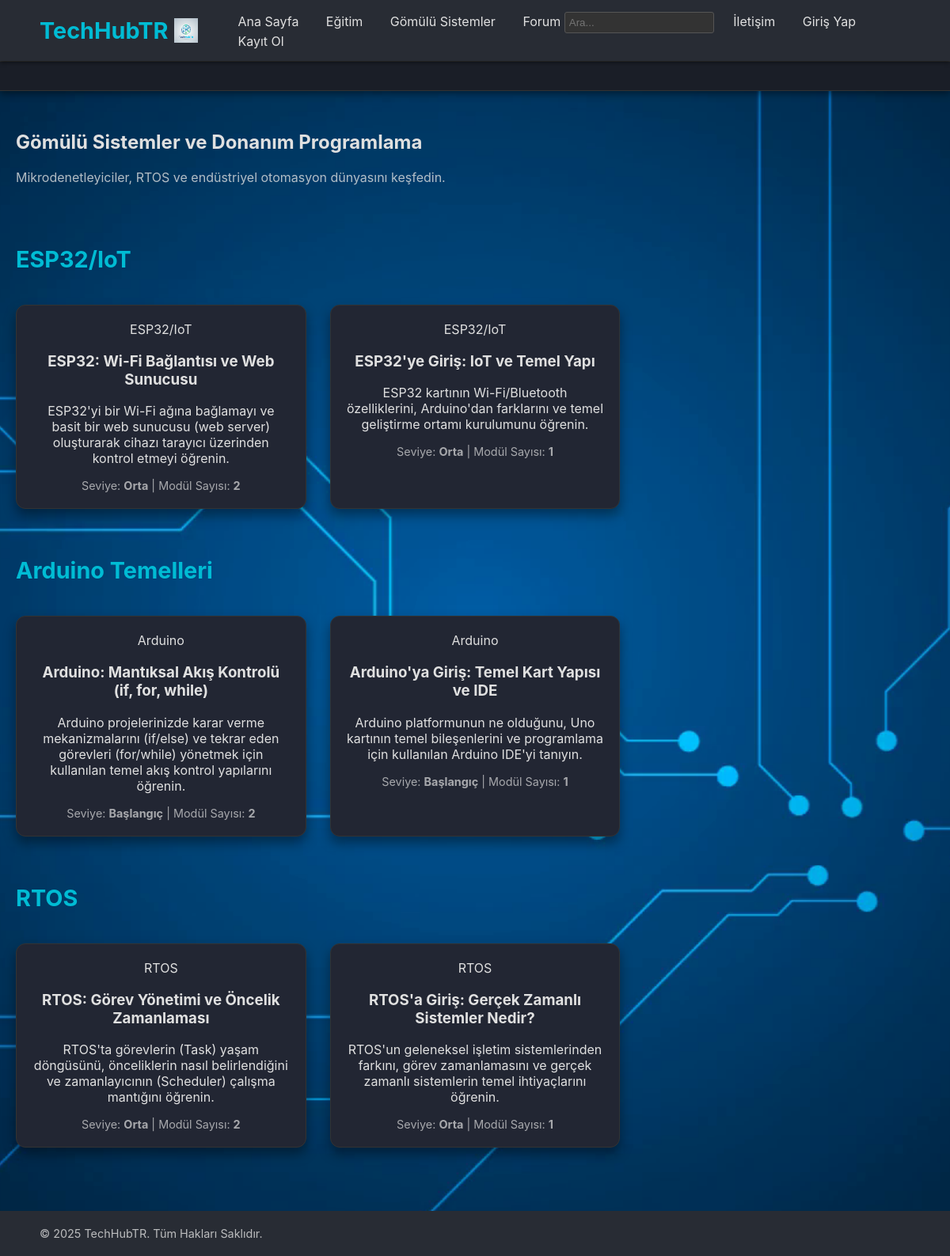
/gomulu, run on the app's committed database.
### app.py (models this page shows)
class Lesson(db.Model):
    id = db.Column(db.Integer, primary_key=True)
    title = db.Column(db.String(150), nullable=False)
    slug = db.Column(db.String(150), unique=True, nullable=False)
    main_category = db.Column(db.String(50), nullable=False)
    sub_category = db.Column(db.String(50), nullable=False)
    content = db.Column(db.Text, nullable=False)
    created_at = db.Column(db.DateTime, default=db.func.now())
    level = db.Column(db.String(20), default="Başlangıç")
    lesson_count = db.Column(db.Integer, default=1)
    description = db.Column(db.String(250), default="")

### app.py (the view)
@app.route("/gomulu")
def gomulu():
    all_lessons = db.session.execute(
        db.select(Lesson).filter_by(main_category="gomulu").order_by(Lesson.created_at.desc())
    ).scalars().all()
    categories = {}
    for lesson in all_lessons:
        categories.setdefault(lesson.sub_category, []).append(lesson)
    return render_template("gomulu.html", categories=categories)

### app.py (called while the page is built)
@app.context_processor
def inject_notifications_count():
    if current_user.is_authenticated:
        unread_count = Notification.query.filter_by(user_id=current_user.id, is_read=False).count()
        return {"unread_notifications_count": unread_count}
    return {"unread_notifications_count": 0}

### templates/gomulu.html (shortened to what this page needs)
{% extends "base.html" %}
{% block content %}
<div style="max-width: 1200px; margin: 50px auto; padding: 0 20px;">
    <h2>Gömülü Sistemler ve Donanım Programlama</h2>
    <p style="opacity: 0.8;">Mikrodenetleyiciler, RTOS ve endüstriyel otomasyon dünyasını keşfedin.</p>
    <div class="kategori-grid" style="padding: 30px 0; margin: 0;">
        {% for sub_category_name, lesson_list in categories.items() %}
            <h2 style="grid-column: 1 / -1; margin-top: 30px; margin-bottom: 10px; color: var(--vurgu-renk); font-size: 1.8em;">
                {{ sub_category_name.replace('Arduino', 'Arduino Temelleri') }}
            </h2>
            {% for ders in lesson_list %}
            <a href="{{ url_for('ders_detay', slug=ders.slug) }}" class="kategori-kart">
                <span class="alt-konu-etiketi">{{ ders.sub_category }}</span>
                <h3>{{ ders.title }}</h3>
                <p>{{ ders.description }}</p>
                <div style="font-size: 0.9em; opacity: 0.7;">
                    Seviye: <strong>{{ ders.level }}</strong> | Modül Sayısı: <strong>{{ ders.lesson_count }}</strong>
                </div>
            </a>
            {% endfor %}
        {% else %}
        <p style="grid-column: 1 / -1; text-align: center; opacity: 0.7;">
            Bu kategoriye ait henüz ders bulunmamaktadır. Yönetici panelinden yeni ders ekleyebilirsiniz.
        </p>
        {% endfor %}
    </div>
</div>
{% endblock %}

### static/style.css (style rules this page uses)
:root { --arka-alan: #0f1118; --yazi-renk: #E0E0E0; --vurgu-renk: #00bcd4; --kod-kutu-bg: #1c1f2b; --icerik-kart-bg: #222633; --ana-golge: rgba(0, 0, 0, 0.4); --neon-golge: 0 0 10px rgba(0, 188, 212, 0.5); }
body { background-color: var(--arka-alan); color: var(--yazi-renk); font-family: 'Inter', sans-serif; margin: 0; min-height: 100vh; background-attachment: fixed; overflow-x: hidden; }
body:not(.anasayfa-bg) { background-image: url('../static/kategori_bg.png'), radial-gradient(circle at center, #1b1e28 1px, transparent 1px); background-size: cover, 50px 50px; background-position: center center, 0 0; background-repeat: no-repeat, repeat; }
body::before { content: ""; position: fixed; top: 0; left: 0; width: 100%; height: 100%; background: repeating-linear-gradient( to bottom, rgba(0, 255, 65, 0.05), rgba(0, 255, 65, 0.02) 1px, transparent 1px, transparent 100px ); background-size: 100% 100px; animation: matrix-scroll 20s linear infinite; z-index: -1; opacity: 0.2; }
body:not(.anasayfa-bg)::before { content: none !important; background: none !important; opacity: 0; }
.kategori-kart { background-color: var(--icerik-kart-bg); padding: 20px; border-radius: 12px; box-shadow: 0 8px 15px var(--ana-golge); border: 1px solid #333; transition: transform 0.3s ease-in-out; text-align: center; color: var(--yazi-renk) !important; text-decoration: none; }
.kategori-kart p, .kategori-kart span, .kategori-kart h3 { color: var(--yazi-renk) !important; text-shadow: none; text-decoration: none; }
.kategori-grid { display: grid; grid-template-columns: repeat(auto-fit, minmax(280px, 1fr)); gap: 30px; padding: 50px; max-width: 1200px; margin: auto; }

### data on the page
Lesson: replace "ESP32/IoT", sub_category "ESP32/IoT", title "ESP32: Wi-Fi Bağlantısı ve Web Sunucusu", description "ESP32'yi bir Wi-Fi ağına bağlamayı ve basit bir web sunucusu (web server) oluşturarak cihazı tarayıcı üzerinden kontrol etmeyi öğrenin.", level "Orta", lesson_count "2"
Lesson: sub_category "ESP32/IoT", title "ESP32'ye Giriş: IoT ve Temel Yapı", description "ESP32 kartının Wi-Fi/Bluetooth özelliklerini, Arduino'dan farklarını ve temel geliştirme ortamı kurulumunu öğrenin.", level "Orta", lesson_count "1"
Lesson: replace "Arduino Temelleri", sub_category "Arduino", title "Arduino: Mantıksal Akış Kontrolü (if, for, while)", description "Arduino projelerinizde karar verme mekanizmalarını (if/else) ve tekrar eden görevleri (for/while) yönetmek için kullanılan temel akış kontrol yapılarını öğrenin.", level "Başlangıç", lesson_count "2"
Lesson: sub_category "Arduino", title "Arduino'ya Giriş: Temel Kart Yapısı ve IDE", description "Arduino platformunun ne olduğunu, Uno kartının temel bileşenlerini ve programlama için kullanılan Arduino IDE'yi tanıyın.", level "Başlangıç", lesson_count "1"
Lesson: replace "RTOS", sub_category "RTOS", title "RTOS: Görev Yönetimi ve Öncelik Zamanlaması", description "RTOS'ta görevlerin (Task) yaşam döngüsünü, önceliklerin nasıl belirlendiğini ve zamanlayıcının (Scheduler) çalışma mantığını öğrenin.", level "Orta", lesson_count "2"
Lesson: sub_category "RTOS", title "RTOS'a Giriş: Gerçek Zamanlı Sistemler Nedir?", description "RTOS'un geleneksel işletim sistemlerinden farkını, görev zamanlamasını ve gerçek zamanlı sistemlerin temel ihtiyaçlarını öğrenin.", level "Orta", lesson_count "1"
